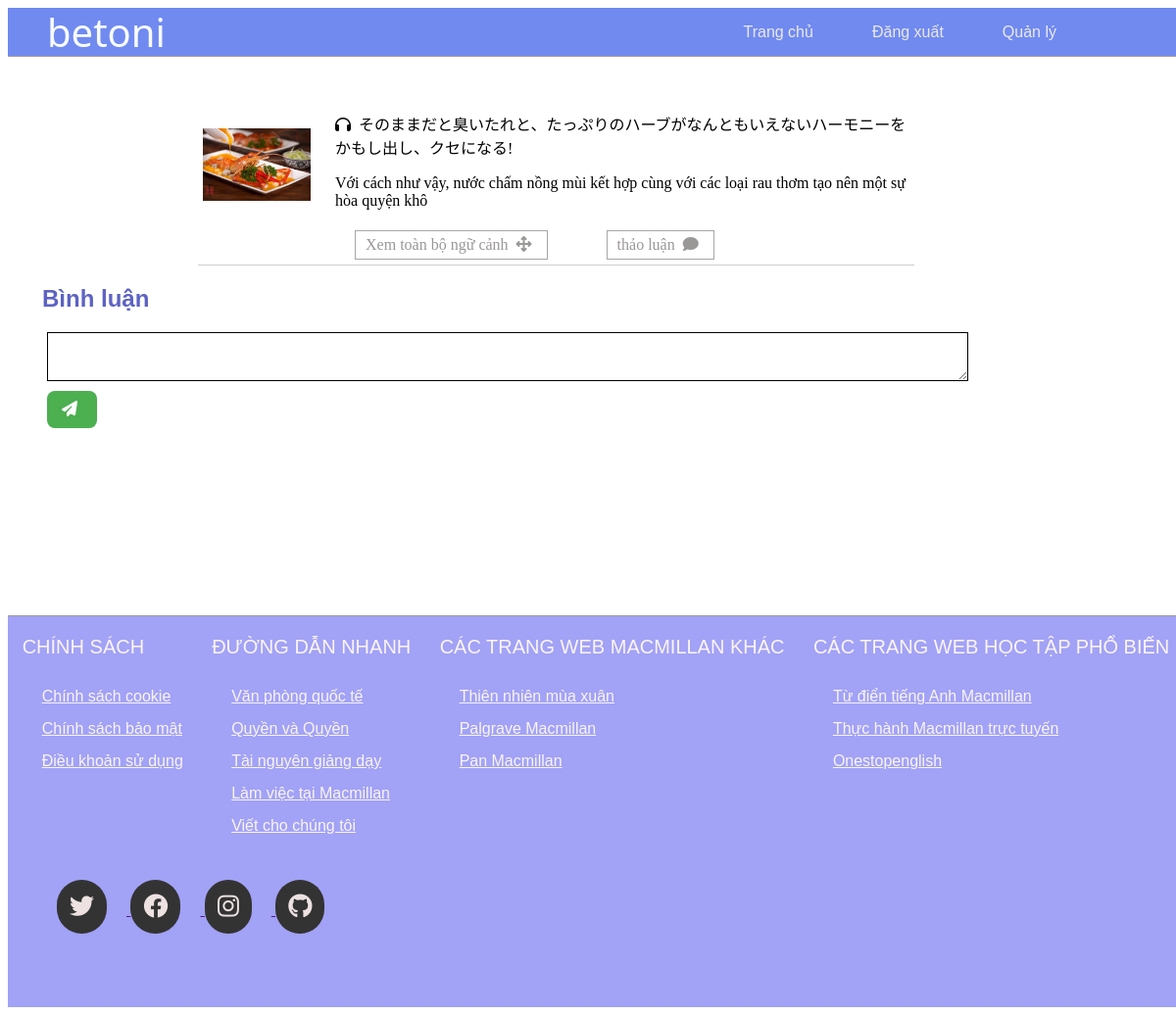
Page /painting/9/ (signed in) on the committed database.
### home/models.py (models this page shows, shortened)
class painting(models.Model):
    name=models.CharField(max_length=100)
    discription=models.TextField()
    date=models.DateTimeField(auto_now_add=True)
    image = models.ImageField(null=True)

### home/views.py (the view)
# urls.py: path('painting/<int:pk>/',views.painting_detail,name='painting_detail'),
@login_required
def painting_detail(request, pk):
    painting_instance = get_object_or_404(painting, pk=pk)
    form = ComentForm()
    if request.method == 'POST':
        form = ComentForm(request.POST, author=request.user, painting=painting_instance)
        if form.is_valid():
            form.save()
        return HttpResponseRedirect(request.path)
    return render(request, "pages/painting.html", {"painting": painting_instance, "form": form})

### home/forms.py (shortened to what this page needs)
class ComentForm(forms.ModelForm):
    def __init__(self,*args, **kwargs):
        self.author = kwargs.pop('author',None)
        self.painting = kwargs.pop('painting',None)
        super().__init__(*args,**kwargs)
    class Meta:
        model = comment
        fields=["body"]

### home/templates/pages/painting.html (shortened to what this page needs)
{% extends 'pages/base.html' %}
{% block content %}
<div id= "comments_wraper">
    <div class="painting-details">
        <div id="search-start">
            <div id="search-content1">
                <div id="search-child1">
                    <img src="{{painting.image.url}}">
                </div>
                <div id="search-child2">
                    <p><i class="fa fa-headphones"></i> &nbsp;{{painting.discription}}</p>
                    <p>{{painting.name}}</p>
                    <div id ="search-child3">
                        <a href="{% url 'search_history' %}"><p>Xem toàn bộ ngữ cảnh &nbsp;<i class="fa-solid fa-arrows-up-down-left-right"></i></p></a>
                        <a href="#"><p>thảo luận &nbsp;<i class="fa fa-comment"></i></p></a>
                    </div>
                </div>
            </div>
    </div>
    </div>
    <div class="add-comment">
        <h2>Bình luận</h2>
        {% if user.username %}
        <form action="{% url 'painting_detail' painting.pk %}" method="POST" class="form-comment">
            {{form.body}}
            <button type="submit"><i class="fa fa-paper-plane"></i></button>
        </form>
        {% endif %}
    </div>
</div>
{% endblock content %}

### home/static/base4.css (style rules this page uses)
* { box-sizing: border-box; padding: 0; border: 0; }
body { width: 100%;; height:auto; top:0; left:0; right:0; }

### home/static/home4.css (style rules this page uses)
body { font-family: Arial, sans-serif; }

### home/static/dangnhap.css (style rules this page uses)
* { box-sizing: border-box; padding:0; border:0; }

### home/static/search5.css (style rules this page uses)
#search-start { width:70%; height:auto; margin:0px auto; }
#search-content1 { width: 90%; min-height:150px; margin-top:20px; display: flex; justify-content: center; border-bottom: 1px rgba(160, 157, 157,0.5) solid; }
#search-child1 { width:20%; height:140px; padding:5px; margin-bottom:20px; display: flex; justify-content: center; align-items: center; overflow: hidden; }
#search-child1 img { width: 100%; height:100%; object-fit: cover; }
#search-child2 { width:80%; height:auto; margin-left:20px; top:0; }
#search-child2 p { font-family: 'Times New Roman', Times, serif; font-size:1.1em; }
#search-child3 { display: flex; }
#search-child3 a { text-decoration: none; }
#search-child3 p { padding:5px 10px; margin-left:20px; margin-right:20px; font-size:15px; border:1px rgba(83, 77, 77,0.5) solid; color:rgb(154, 151, 151); }

### home/static/add_painting1.css (style rules this page uses)
button { font-size: 12px; border-radius: 8px; cursor: pointer; color: black; padding: 10px 20px; border: 1px brown solid; transition: 0.25s; outline: none; box-sizing: border-box; background: transparent; }

### home/static/painting2.css (style rules this page uses)
#comments_wraper { min-height:500px; }
.painting-details { margin: 20px; }
#search-start { display: flex; }
#search-content1 { margin-right: 20px; }
#search-child1 img { max-width: 300px; height: auto; }
#search-child2 { width: 100%; }
#search-child2 p { font-size: 16px; margin-bottom: 5px; }
#search-child3 a { display: inline-block; margin-right: 20px; font-size: 14px; }
#search-child3 a i { margin-right: 5px; }
.add-comment { margin: 20px; width:80%; height:auto; }
.add-comment form { display: flex; flex-direction: column; align-items: flex-start; margin-left:20px; }
.add-comment textarea { width: 100%; height: 50px; resize: vertical; padding: 5px; margin-bottom: 10px; font-size: 1.1em; border:1px solid black; }
.add-comment button[type="submit"] { background-color: #4CAF50; color: white; border: none; padding: 10px 15px; text-align: center; text-decoration: none; font-size: 16px; }
.form-comment { display: flex; }
.add-comment button[type="submit"] i { margin-right: 5px; }
.add-comment h2 { color:#5d62c3; margin-left:15px; }

### rows in the picture
painting: image (picture), discription "そのままだと臭いたれと、たっぷりのハーブがなんともいえないハーモニーをかもし出し、クセになる!", name "Với cách như vậy, nước chấm nồng mùi kết hợp cùng với các loại rau thơm tạo nên một sự hòa quyện khô"
